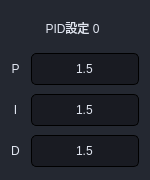
                     <widget class="QFrame" name="frame_77">
                      <property name="minimumSize">
                       <size>
                        <width>150</width>
                        <height>180</height>
                       </size>
                      </property>
                      <property name="maximumSize">
                       <size>
                        <width>150</width>
                        <height>180</height>
                       </size>
                      </property>
                      <property name="styleSheet">
                       <string notr="true">background-color: rgb(36, 40, 49);
border-radius: 5px;</string>
                      </property>
                      <property name="frameShape">
                       <enum>QFrame::StyledPanel</enum>
                      </property>
                      <property name="frameShadow">
                       <enum>QFrame::Raised</enum>
                      </property>
                      <layout class="QGridLayout" name="gridLayout_63">
                       <property name="topMargin">
                        <number>9</number>
                       </property>
                       <property name="bottomMargin">
                        <number>9</number>
                       </property>
                       <item row="3" column="1">
                        <widget class="QLineEdit" name="lineEdit_PID_0_D">
                         <property name="minimumSize">
                          <size>
                           <width>0</width>
                           <height>32</height>
                          </size>
                         </property>
                         <property name="maximumSize">
                          <size>
                           <width>16777215</width>
                           <height>16777215</height>
                          </size>
                         </property>
                         <property name="styleSheet">
                          <string notr="true">background-color: rgba(0, 0, 0,80);
color: rgb(225, 230, 241);
border-width: 1px;
border-style: solid;
border-radius: 5px;
padding-left:5px;
padding-right:5px;
font: 12px &quot;游ゴシック&quot;;
min-height:30;</string>
                         </property>
                         <property name="text">
                          <string>1.5</string>
                         </property>
                         <property name="alignment">
                          <set>Qt::AlignCenter</set>
                         </property>
                        </widget>
                       </item>
                       <item row="2" column="1">
                        <widget class="QLineEdit" name="lineEdit_PID_0_I">
                         <property name="minimumSize">
                          <size>
                           <width>0</width>
                           <height>32</height>
                          </size>
                         </property>
                         <property name="maximumSize">
                          <size>
                           <width>16777215</width>
                           <height>16777215</height>
                          </size>
                         </property>
                         <property name="styleSheet">
                          <string notr="true">background-color: rgba(0, 0, 0,80);
color: rgb(225, 230, 241);
border-width: 1px;
border-style: solid;
border-radius: 5px;
padding-left:5px;
padding-right:5px;
font: 12px &quot;游ゴシック&quot;;
min-height:30;</string>
                         </property>
                         <property name="text">
                          <string>1.5</string>
                         </property>
                         <property name="alignment">
                          <set>Qt::AlignCenter</set>
                         </property>
                        </widget>
                       </item>
                       <item row="0" column="0" colspan="2">
                        <widget class="QLabel" name="label_121">
                         <property name="minimumSize">
                          <size>
                           <width>0</width>
                           <height>32</height>
                          </size>
                         </property>
                         <property name="maximumSize">
                          <size>
                           <width>16777215</width>
                           <height>32</height>
                          </size>
                         </property>
                         <property name="styleSheet">
                          <string notr="true">font: 12px bold italic large &quot;游ゴシック&quot;;
color: rgb(225, 230, 241);
padding-right:5px;</string>
                         </property>
                         <property name="text">
                          <string>PID設定 0</string>
                         </property>
                         <property name="alignment">
                          <set>Qt::AlignCenter</set>
                         </property>
                        </widget>
                       </item>
                       <item row="2" column="0">
                        <widget class="QLabel" name="label_122">
                         <property name="minimumSize">
                          <size>
                           <width>0</width>
                           <height>32</height>
                          </size>
                         </property>
                         <property name="maximumSize">
                          <size>
                           <width>16777215</width>
                           <height>32</height>
                          </size>
                         </property>
                         <property name="styleSheet">
                          <string notr="true">font: 12px bold italic large &quot;游ゴシック&quot;;
color: rgb(225, 230, 241);
padding-right:5px;</string>
                         </property>
                         <property name="text">
                          <string>I</string>
                         </property>
                         <property name="alignment">
                          <set>Qt::AlignCenter</set>
                         </property>
                        </widget>
                       </item>
                       <item row="1" column="0">
                        <widget class="QLabel" name="label_123">
                         <property name="minimumSize">
                          <size>
                           <width>0</width>
                           <height>32</height>
                          </size>
                         </property>
                         <property name="maximumSize">
                          <size>
                           <width>16777215</width>
                           <height>32</height>
                          </size>
                         </property>
                         <property name="styleSheet">
                          <string notr="true">font: 12px bold italic large &quot;游ゴシック&quot;;
color: rgb(225, 230, 241);
padding-right:5px;</string>
                         </property>
                         <property name="text">
                          <string>P</string>
                         </property>
                         <property name="alignment">
                          <set>Qt::AlignCenter</set>
                         </property>
                        </widget>
                       </item>
                       <item row="3" column="0">
                        <widget class="QLabel" name="label_124">
                         <property name="minimumSize">
                          <size>
                           <width>0</width>
                           <height>32</height>
                          </size>
                         </property>
                         <property name="maximumSize">
                          <size>
                           <width>16777215</width>
                           <height>32</height>
                          </size>
                         </property>
                         <property name="styleSheet">
                          <string notr="true">font: 12px bold italic large &quot;游ゴシック&quot;;
color: rgb(225, 230, 241);
padding-right:5px;</string>
                         </property>
                         <property name="text">
                          <string>D</string>
                         </property>
                         <property name="alignment">
                          <set>Qt::AlignCenter</set>
                         </property>
                        </widget>
                       </item>
                       <item row="1" column="1">
                        <widget class="QLineEdit" name="lineEdit_PID_0_P">
                         <property name="minimumSize">
                          <size>
                           <width>0</width>
                           <height>32</height>
                          </size>
                         </property>
                         <property name="maximumSize">
                          <size>
                           <width>16777215</width>
                           <height>16777215</height>
                          </size>
                         </property>
                         <property name="styleSheet">
                          <string notr="true">background-color: rgba(0, 0, 0,80);
color: rgb(225, 230, 241);
border-width: 1px;
border-style: solid;
border-radius: 5px;
padding-left:5px;
padding-right:5px;
font: 12px &quot;游ゴシック&quot;;
min-height:30;</string>
                         </property>
                         <property name="text">
                          <string>1.5</string>
                         </property>
                         <property name="alignment">
                          <set>Qt::AlignCenter</set>
                         </property>
                        </widget>
                       </item>
                      </layout>
                     </widget>
